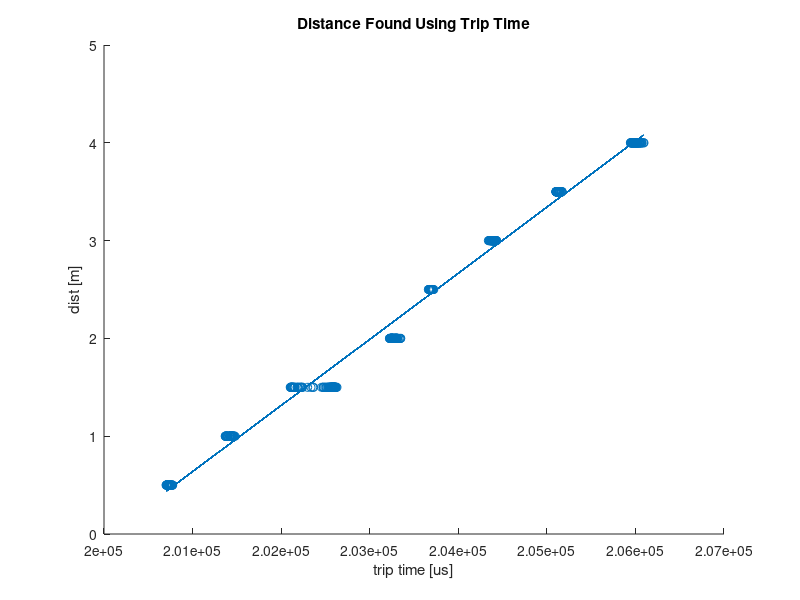

Here is the MATLAB script that generated this plot:
peak_times = [
[205374; 205361; 205343; 205294; 205270; 205326; 205336; 205276; 205295; 205314;
205350; 205288; 205312; 205313; 205285; 205323; 205284; 205303; 205287; 205304;
205313; 205275; 205317; 205238; 205270; 205272; 205301; 205283; 205282; 205262;
205247; 205306; 205326; 205299; 205300; 205322; 205301; 205282; 205299; 205272;
205308; 205304; 205264; 205269; 205270; 205286; 205284; 205239; 205327; 205256;
205261; 205262; 205307; 205269; 205260; 205292; 205251; 205282; 205272; 205309;
205308; 205266; 205265; 205253; 205259; 205308; 205269; 205269; 205256; 205245;
205321; 205289; 205291; 205263; 205321; 205287; 205279; 205274; 205272; 205301;
205309; 205238; 205300; 205250; 205286; 205268; 205325; 205307; 205270; 205235;
204996; 205270; 205307; 205238; 205286; 205274; 205295; 205324; 205223; 205280;
]';%2m
[207925; 207949; 207942; 207973; 208014; 207960; 207642; 207948; 207938; 207940;
207913; 207964; 207934; 207949; 207937; 207935; 207978; 207904; 207947; 207961;
207938; 207935; 207950; 207994; 207945; 207962; 207913; 207908; 207908; 207932;
207935; 207941; 207941; 207939; 207966; 207910; 207978; 207959; 207936; 207962;
207990; 208040; 207962; 207988; 207925; 207939; 207954; 207949; 207963; 207932;
207931; 207959; 207934; 207939; 207933; 207969; 207926; 207932; 207952; 207932;
207930; 208017; 207968; 207958; 207974; 207916; 207956; 207951; 207998; 207928;
207982; 207969; 207911; 207929; 207950; 207965; 207956; 207950; 207972; 207924;
207906; 207930; 207943; 207924; 207953; 207958; 207936; 207968; 207947; 207965;
207947; 207937; 207959; 207968; 207972; 207913; 207750; 207946; 207642; 207923;
]'; %4m
[207098; 207116; 207108; 207140; 207142; 207116; 207092; 207106; 207140; 207078;
207132; 207108; 207114; 207092; 207121; 207110; 207120; 207105; 207116; 207150;
207094; 207119; 207087; 207131; 207074; 207120; 207076; 207120; 207106; 207091;
207092; 207113; 207091; 207127; 207088; 207114; 207084; 207142; 207096; 207104;
207081; 207096; 207114; 207089; 207125; 207089; 207089; 207115; 207121; 207080;
207115; 207114; 207072; 207062; 207126; 207111; 207125; 207116; 207108; 207124;
207112; 207109; 207068; 207097; 207115; 207118; 207110; 207111; 207144; 207116;
207122; 207099; 207090; 207096; 207117; 207116; 207118; 207102; 207125; 207119;
207029; 207115; 207118; 207119; 207113; 207106; 207088; 207115; 207111; 207114;
207118; 207090; 207114; 207114; 207080; 207130; 207124; 207112; 207068; 207094;
]'; %3.5m
[206292; 206225; 206255; 206216; 206252; 206268; 206198; 206249; 206244; 206221;
206256; 206214; 206252; 206237; 206241; 206244; 206203; 206307; 206241; 206254;
206269; 206248; 206275; 206256; 206274; 206212; 206243; 206255; 206219; 206262;
206213; 206229; 206270; 206279; 206257; 206180; 206261; 206302; 206290; 206232;
206261; 206233; 206234; 206272; 206272; 206224; 206253; 206234; 206255; 206261;
206231; 206240; 206229; 206193; 206206; 206224; 206207; 206243; 206190; 206260;
206254; 206248; 206260; 206240; 206243; 206254; 206211; 206261; 206190; 206251;
206157; 206264; 206268; 206246; 206223; 206224; 206252; 206245; 206235; 206212;
206271; 206202; 206250; 206235; 206194; 206265; 206208; 206239; 206193; 206204;
206204; 206222; 206240; 206247; 206167; 206236; 206226; 206248; 206244; 206230;
]'; % 3m
[205664; 205684; 205571; 205595; 205675; 205687; 205522; 205568; 205683; 205683;
205683; 205556; 205692; 205659; 205688; 205695; 205548; 205692; 205684; 205683;
205683; 205677; 205689; 205676; 205577; 205578; 205574; 205549; 205671; 205689;
205576; 205600; 205684; 205694; 205582; 205672; 205702; 205639; 205679; 205571;
205619; 205698; 205675; 205687; 205550; 205551; 205685; 205679; 205708; 205562;
205600; 205678; 205679; 205692; 205579; 205570; 205694; 205597; 205630; 205553;
205578; 205690; 205689; 205661; 205526; 205705; 205664; 205574; 205568; 205570;
205680; 205679; 205576; 205582; 205652; 205662; 205676; 205573; 205581; 205656;
205689; 205678; 205680; 205552; 205658; 205693; 205668; 205586; 205520; 205682;
205678; 205580; 205655; 205685; 205693; 205673; 205676; 205660; 205691; 205713;
]'; %2.5m
% [204090; 204443; 204388; 204421; 204402; 204391; 204477; 204391; 204116; 204071;
% 204429; 204097; 204459; 204067; 204102; 204374; 204424; 204408; 204435; 204338;
% 204412; 204450; 204392; 204465; 204336; 204421; 204135; 204224; 204410; 204247;
% 204140; 204312; 204485; 204412; 204387; 204396; 204320; 204429; 204057; 204400;
% 204413; 204426; 204306; 204181; 204379; 204401; 204395; 204094; 204100; 204096;
% 204095; 204415; 204405; 203605; 204433; 204398; 204062; 204398; 204119; 204067;
% 204437; 204117; 204445; 204348; 204031; 204434; 204501; 204181; 204395; 204415;
% 204254; 204405; 204391; 204305; 204098; 203811; 204443; 204405; 204398; 204377;
% 204127; 204413; 204231; 204453; 204255; 204419; 204429; 204363; 204105; 204465;
% 204143; 204419; 204377; 204449; 204425; 204434; 204427; 204289; 204433; 204405;
% ]'; %1.5m bad data
[204114; 204455; 204390; 204067; 204072; 204364; 204237; 204057; 204303; 204351;
204046; 204392; 204337; 204046; 204384; 204057; 204107; 204337; 204396; 204345;
204053; 203700; 204051; 204419; 204076; 204125; 204080; 204106; 204056; 204353;
203603; 204454; 204044; 204107; 204277; 204423; 204368; 204162; 204359; 204379;
204417; 203991; 204378; 204386; 204044; 204287; 204300; 204059; 204255; 204400;
204344; 204091; 204395; 204209; 204369; 204133; 204409; 204081; 204247; 204352;
204345; 204399; 204362; 204105; 204366; 204113; 204043; 204383; 204368; 204177;
204301; 204396; 204056; 204058; 204319; 204393; 204344; 204371; 204262; 204407;
204333; 204339; 204383; 204398; 204397; 204507; 204335; 204385; 204379; 204377;
204096; 204099; 204094; 204369; 204311; 204229; 204097; 204109; 204154; 204080;
]'; %1.5m hopefully better data (wasnt really better)
[203135; 203369; 203371; 203119; 203381; 203291; 203262; 203299; 203281; 203347;
203353; 203347; 203374; 203327; 203291; 203357; 203371; 203291; 203370; 203412;
203341; 203343; 203349; 203341; 203353; 203381; 203369; 203374; 203293; 203383;
203310; 203349; 203355; 203371; 203349; 203370; 203322; 203374; 203377; 203346;
202626; 203086; 203403; 203236; 203133; 203270; 203363; 203117; 203353; 203122;
203389; 203299; 203380; 203355; 203380; 203383; 203371; 203295; 203356; 203345;
202633; 203271; 203384; 203251; 203303; 203287; 203359; 203348; 203345; 203379;
203367; 203357; 203273; 203404; 203355; 203320; 203349; 203358; 203294; 203387;
203381; 203425; 203353; 203383; 203381; 203369; 203345; 203377; 203339; 203379;
203349; 203373; 203321; 203241; 203261; 203358; 203349; 203351; 203387; 203353;
]'; % 1m
[202149; 202527; 202445; 202491; 202415; 202572; 202640; 201979; 201509; 202581;
202517; 202630; 202022; 202635; 202329; 201673; 202021; 202631; 201469; 201853;
202668; 202043; 202585; 202684; 202675; 201975; 202581; 202283; 202703; 202321;
202001; 202641; 202631; 202004; 202543; 202651; 202021; 201839; 202567; 202617;
202682; 202631; 202605; 201998; 201883; 202665; 202629; 202659; 202501; 201922;
202119; 202668; 202633; 202271; 202295; 202151; 202639; 202017; 202662; 202633;
202017; 202011; 202658; 201913; 202655; 202631; 201627; 202353; 202640; 202689;
202635; 202019; 201855; 201808; 202562; 202000; 202691; 202043; 202709; 202653;
202627; 202638; 202679; 202459; 202606; 202353; 202645; 202654; 202638; 202688;
202638; 202701; 202467; 202590; 202633; 202609; 202005; 202335; 201481; 201921;
]'; %0.5m
];

rising_edge_times = [
[203350; 203250; 203267; 203276; 203247; 203265; 203232; 203245; 203293; 203247;
203274; 203258; 203241; 203251; 203281; 203301; 203297; 203250; 203301; 203306;
203290; 203306; 203313; 203292; 203309; 203305; 203305; 203272; 203296; 203286;
203330; 203253; 203248; 203266; 203243; 203302; 203260; 203237; 203226; 203243;
203250; 203247; 203255; 203245; 203267; 203250; 203276; 203279; 203301; 203289;
203281; 203276; 203302; 203296; 203341; 203297; 203265; 203226; 203263; 203298;
203251; 203244; 203314; 203284; 203244; 203247; 203248; 203250; 203252; 203251;
203255; 203261; 203299; 203307; 203238; 203308; 203293; 203246; 203311; 203347;
203287; 203240; 203261; 203296; 203246; 203250; 203250; 203244; 203271; 203234;
203238; 203257; 203224; 203240; 203272; 203248; 203247; 203251; 203307; 203297;
]'; % 2m
[205997; 205993; 205998; 206017; 205963; 206000; 206022; 205987; 206026; 206045;
206024; 206027; 206071; 206067; 206010; 206044; 206023; 206008; 205986; 205990;
206008; 205967; 206016; 206047; 205970; 206024; 206096; 206054; 205992; 205994;
205974; 206010; 205994; 206075; 206001; 205996; 206038; 206006; 205989; 206013;
205966; 205971; 205988; 205998; 205983; 205992; 206019; 205995; 206006; 206091;
205970; 206029; 206067; 206046; 206016; 205964; 205945; 205995; 205950; 205944;
206055; 206009; 205968; 205990; 206016; 206000; 205986; 205981; 206011; 205990;
206006; 205968; 206024; 205967; 205993; 206024; 205997; 206056; 205966; 205987;
206005; 206014; 205954; 205952; 205963; 205997; 205981; 205997; 205992; 205992;
206003; 206041; 206012; 205973; 206016; 206002; 205958; 205978; 205960; 206002;
]'; % 4m
[205148; 205128; 205121; 205119; 205128; 205127; 205124; 205142; 205112; 205126;
205160; 205129; 205107; 205118; 205120; 205146; 205144; 205115; 205121; 205125;
205110; 205123; 205114; 205109; 205129; 205114; 205121; 205113; 205118; 205172;
205106; 205130; 205111; 205120; 205137; 205107; 205105; 205117; 205118; 205119;
205103; 205134; 205112; 205123; 205117; 205113; 205124; 205168; 205120; 205116;
205124; 205122; 205117; 205110; 205125; 205120; 205141; 205128; 205118; 205134;
205111; 205171; 205118; 205112; 205122; 205118; 205128; 205108; 205118; 205109;
205110; 205120; 205123; 205115; 205112; 205159; 205120; 205123; 205108; 205117;
205113; 205122; 205104; 205122; 205120; 205114; 205104; 205126; 205130; 205102;
205119; 205122; 205119; 205118; 205120; 205119; 205115; 205114; 205119; 205159;
]'; % 3.5m
[204410; 204418; 204406; 204386; 204392; 204401; 204374; 204398; 204385; 204426;
204400; 204375; 204433; 204394; 204404; 204382; 204395; 204422; 204377; 204378;
204374; 204408; 204392; 204354; 204368; 204380; 204364; 204388; 204405; 204427;
204394; 204409; 204381; 204402; 204400; 204392; 204408; 204418; 204385; 204399;
204400; 204357; 204388; 204420; 204403; 204390; 204399; 204406; 204402; 204403;
204396; 204405; 204386; 204349; 204353; 204340; 204379; 204404; 204376; 204392;
204408; 204411; 204374; 204408; 204371; 204400; 204396; 204370; 204408; 204428;
204372; 204405; 204408; 204370; 204376; 204400; 204402; 204373; 204392; 204394;
204399; 204400; 204401; 204393; 204386; 204371; 204397; 204390; 204357; 204385;
204363; 204408; 204348; 204360; 204392; 204396; 204409; 204407; 204366; 204400;
]'; % 3m
[203696; 203695; 203687; 203689; 203684; 203685; 203693; 203685; 203692; 203687;
203685; 203714; 203686; 203723; 203691; 203678; 203690; 203684; 203695; 203684;
203686; 203692; 203684; 203678; 203690; 203681; 203677; 203690; 203683; 203688;
203681; 203674; 203696; 203682; 203696; 203673; 203690; 203702; 203678; 203694;
203680; 203698; 203684; 203680; 203694; 203683; 203694; 203695; 203687; 203686;
203687; 203688; 203680; 203688; 203712; 203664; 203696; 203686; 203691; 203708;
203709; 203693; 203690; 203684; 203685; 203681; 203676; 203689; 203689; 203685;
203681; 203682; 203688; 203684; 203689; 203687; 203686; 203687; 203685; 203686;
203691; 203688; 203691; 203685; 203692; 203684; 203690; 203696; 203680; 203688;
203691; 203690; 203691; 203682; 203712; 203664; 203694; 203685; 203692; 203688;
]'; % 2.5m
% [202569; 202605; 202413; 202573; 202595; 202596; 202184; 202601; 202584; 202551;
% 202584; 202537; 202561; 202378; 202568; 202537; 202395; 202586; 202565; 202480;
% 202605; 202659; 202558; 202613; 202592; 202569; 202567; 202465; 202566; 202397;
% 202128; 202594; 202586; 202572; 202341; 202511; 202583; 202485; 202612; 202593;
% 202561; 202506; 202559; 202515; 202597; 202583; 202589; 202561; 202559; 202588;
% 202565; 202145; 202539; 202393; 202601; 202570; 202187; 202511; 202539; 202581;
% 202595; 202527; 202569; 202579; 202550; 202505; 202557; 202377; 202578; 202267;
% 202463; 202487; 202143; 202564; 202461; 202383; 202600; 202584; 202581; 202563;
% 202369; 202547; 202235; 202576; 202594; 202569; 202386; 202590; 202579; 202575;
% 202479; 202475; 202149; 202383; 202213; 202571; 202389; 202593; 202616; 202131;
% ]';  % 1.5m bad data
[202547; 202579; 202597; 202621; 202596; 202594; 202541; 202587; 202299; 202630;
202565; 202551; 202566; 202589; 202600; 202578; 202589; 202593; 202615; 202617;
202507; 202219; 202603; 202595; 202563; 202116; 202235; 202234; 202475; 202477;
202528; 202179; 202125; 202589; 202585; 202563; 202121; 202476; 202144; 202543;
202584; 202582; 202564; 202103; 202337; 202605; 202193; 202579; 202593; 202357;
202185; 202125; 202129; 202608; 202215; 202125; 202601; 202507; 202116; 202598;
202587; 202219; 202575; 202132; 202597; 202563; 202611; 202574; 202604; 202592;
202589; 202575; 202111; 202366; 202517; 202536; 202109; 202241; 202583; 202615;
202562; 202109; 202594; 202589; 202578; 202571; 202457; 202552; 202156; 202141;
202155; 202492; 202147; 202610; 202533; 202560; 202123; 202587; 202565; 202193;
]'; % 1.5 hopefully better data (wasnt really that better)
[201430; 201433; 201441; 201435; 201430; 201437; 201439; 201424; 201441; 201435;
201432; 201440; 201375; 201435; 201435; 201430; 201438; 201437; 201437; 201387;
201467; 201393; 201480; 201372; 201432; 201431; 201435; 201431; 201443; 201401;
201455; 201430; 201406; 201429; 201417; 201437; 201433; 201437; 201435; 201431;
201427; 201439; 201433; 201383; 201429; 201435; 201433; 201433; 201446; 201396;
201461; 201389; 201423; 201430; 201433; 201437; 201429; 201435; 201431; 201435;
201435; 201381; 201421; 201437; 201435; 201438; 201433; 201434; 201432; 201437;
201427; 201439; 201429; 201453; 201386; 201445; 201372; 201457; 201427; 201443;
201430; 201439; 201431; 201444; 201369; 201437; 201435; 201430; 201437; 201463;
201379; 201471; 201393; 201467; 201377; 201429; 201437; 201433; 201444; 201417;
]'; % 1m
[200727; 200707; 200723; 200723; 200775; 200709; 200719; 200729; 200745; 200744;
200725; 200719; 200746; 200743; 200721; 200723; 200745; 200741; 200719; 200732;
200769; 200715; 200719; 200723; 200770; 200725; 200725; 200739; 200721; 200752;
200717; 200758; 200713; 200723; 200718; 200739; 200741; 200715; 200711; 200714;
200732; 200717; 200721; 200716; 200761; 200722; 200721; 200738; 200743; 200725;
200715; 200717; 200727; 200761; 200729; 200715; 200725; 200731; 200709; 200718;
200708; 200730; 200726; 200717; 200715; 200720; 200712; 200721; 200711; 200722;
200726; 200705; 200721; 200731; 200744; 200725; 200742; 200718; 200719; 200719;
200745; 200747; 200717; 200721; 200737; 200701; 200718; 200723; 200721; 200717;
200731; 200714; 200719; 200719; 200723; 200715; 200771; 200720; 200727; 200716;
]'; % 0.5m
];

dists = [2; 4; 3.5; 3; 2.5; 1.5; 1; 0.5];

y = repmat(dists, 1, length(rising_edge_times));
y = y(:);
x = rising_edge_times(:);

p = polyfit(x, y, 1)

sprintf("Dist = %.20f * time_in_us + %.20f", p(1), p(2))
sprintf("speed of sound in water = %0.20f m/s", p(1)*2*1000000)
sprintf("calculated time delay = %0.20f us", abs(p(2))/p(1))

figure
scatter(x, y); hold on;
plot(x, polyval(p, x));
title("Distance Found Using Trip Time")
ylabel("dist [m]")
xlabel("trip time [us]")